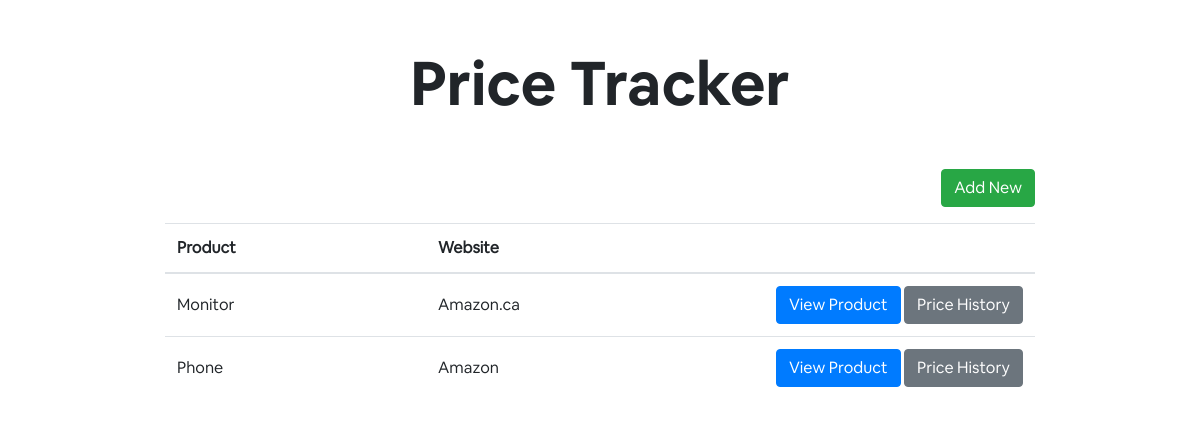
Before: / with the older database file.
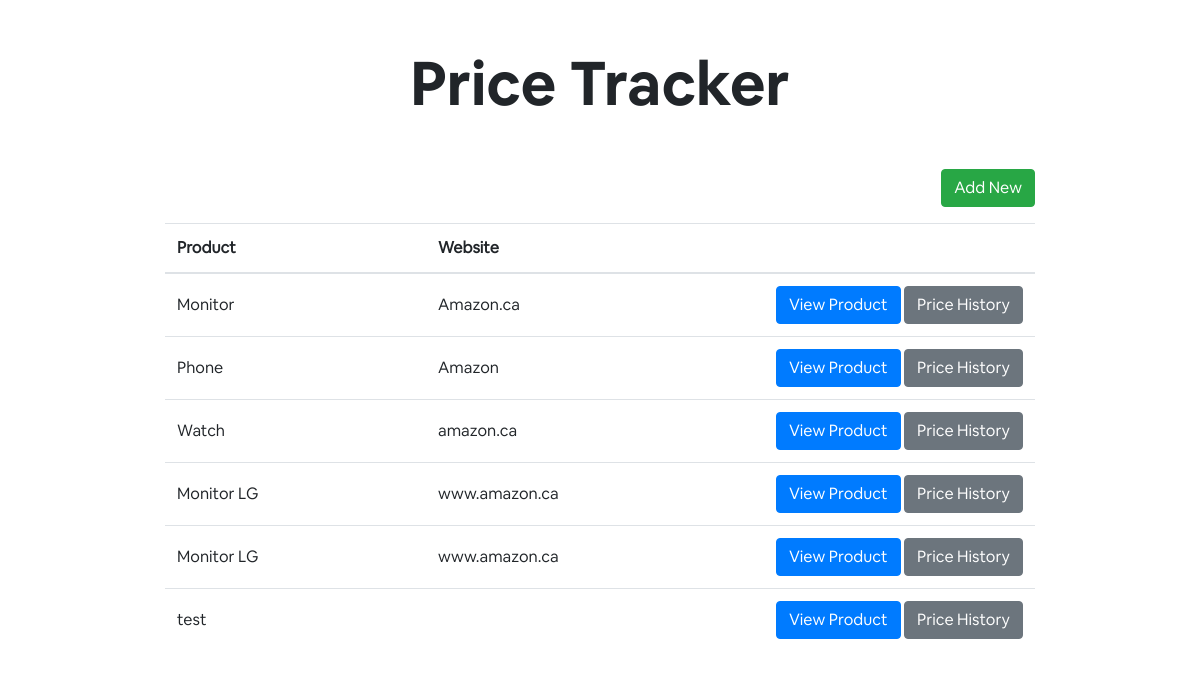
After: the same page with the newer database file.
### scraper/models.py (models this page shows, shortened)
class Link(models.Model):
    website_name = models.CharField(max_length=40)
    product_name = models.CharField(max_length=40)
    link = models.URLField()

### scraper/views.py (the view, shortened to what this page needs)
# urls.py: path('', views.Index.as_view(), name='home')
class Index(generic.ListView):
    model = Link
    template_name = 'scraper/index.html'

### scraper/templates/scraper/index.html (shortened to what this page needs)
{% extends 'scraper/base.html' %}
{% block main %}
<div class="container">
    <h1 class="text-center my-5">Price Tracker</h1>
    <button class="btn btn-success float-right mb-3" id="add-link-btn">Add New</button>
    <table class="table">
        <col width="30%">
        <thead>
            <tr>
                <th scope="col">Product</th>
                <th scope="col">Website</th>
                <th></th>
            </tr>
        </thead>
        <tbody>
            {% for link in object_list %}
            <tr>
                <td class="align-middle">{{ link.product_name }}</td>
                <td class="align-middle">{{ link.website_name }}</td>
                <td>
                    <span class="float-right">
                        <a href="{{ link.link }}" class="btn btn-primary">View Product</a>
                        <a href="/{{ link.id }}" class="btn btn-secondary">Price History</a>
                    </span>
                </td>
            </tr>
            {% endfor %}
        </tbody>
    </table>
</div>
{% endblock %}

### scraper/templates/scraper/base.html (shortened to what this page needs)
<!DOCTYPE html>
<html lang="en">
<head>
    <link rel="stylesheet" href="https://stackpath.bootstrapcdn.com/bootstrap/4.5.2/css/bootstrap.min.css">
    {% load static %}
    <link rel="stylesheet" type="text/css" href="{% static 'scraper/css/style.css' %}">
</head>
<body>
    {% block main %}{% endblock %}
</body>
</html>

### scraper/static/scraper/css/style.css (style rules this page uses)
.container > h1 { font-family: 'Airbnb Cereal App Bold'; font-size: 3.8rem; }
body { font-family: 'Airbnb Cereal App Book'; }
@media (min-width: 1200px) { .container { max-width: 900px; } }

Changed rows visible on the page:
added Link: product_name "Watch", website_name "amazon.ca"
added Link: product_name "Monitor LG", website_name "www.amazon.ca"
added Link: product_name "Monitor LG", website_name "www.amazon.ca"
added Link: product_name "test"
